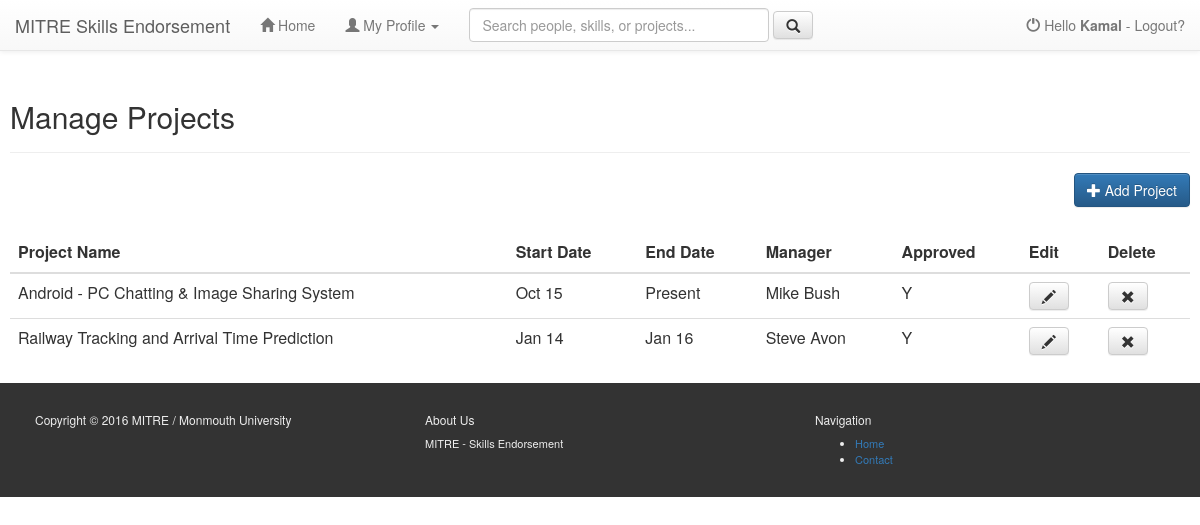
The page /user/manage_projects.php (signed in) on the database its author committed.
### tables this page shows
CREATE TABLE `projects` (
  `project_id` int(11) unsigned NOT NULL AUTO_INCREMENT,
  `user_id` int(11) DEFAULT NULL,
  `project_name` varchar(50) DEFAULT NULL,
  `project_desc` varchar(5000) DEFAULT NULL,
  `start_date` date DEFAULT NULL,
  `end_date` date DEFAULT NULL,
  `manager_user_id` int(11) DEFAULT NULL,
  `approved` char(1) DEFAULT 'N',
  PRIMARY KEY (`project_id`)
);

CREATE TABLE `users` (
  `user_id` int(11) NOT NULL AUTO_INCREMENT,
  `uname` varchar(50) NOT NULL DEFAULT '',
  `role` varchar(50) NOT NULL DEFAULT '',
  `psword` varchar(20) DEFAULT NULL,
  `fname` varchar(25) DEFAULT NULL,
  `lname` varchar(25) DEFAULT NULL,
  `gender` varchar(1) DEFAULT NULL,
  `email` varchar(50) DEFAULT NULL,
  `phone` varchar(15) DEFAULT NULL,
  `address` varchar(100) DEFAULT NULL,
  `state` varchar(2) DEFAULT NULL,
  `city` varchar(50) DEFAULT NULL,
  `zip` varchar(20) DEFAULT NULL,
  `registration_date` datetime DEFAULT NULL,
  `last_login` datetime DEFAULT NULL,
  `login_attempt` int(11) DEFAULT NULL,
  `blocked_time` datetime DEFAULT NULL,
  `approved_by_admin` varchar(1) DEFAULT NULL,
  `speciality` varchar(75) DEFAULT NULL,
  `speciality2` varchar(75) DEFAULT NULL,
  `job_title` varchar(25) DEFAULT NULL,
  `userdp` varchar(50) DEFAULT NULL,
  PRIMARY KEY (`user_id`,`uname`,`role`)
);

### user/classes/project.php (called while the page is built, shortened)
<?php
class project{
	public function getAllProjects($user_id){
	$dbc = mysqli_connect($GLOBALS['db_servername'], $GLOBALS['db_username'], $GLOBALS['db_password'], $GLOBALS['db_name']) or die("Not connected..");
		$q = "/*List of all projects*/
				select p.*, u.fname as manager_fname, u.lname as manager_lname from projects p
				inner join users u on p.manager_user_id=u.user_id
				where p.user_id=".$user_id. " order by p.end_date is not null, p.end_date desc, p.start_date desc";
		$r = mysqli_query($dbc,$q);
		if (isset($r) && mysqli_num_rows($r) >= 1)
		{
			return 	$r;
		}
		else
		{
			return null;
		}
	}
}

### user/manage_projects.php (the view, shortened to what this page needs)
<?php
include_once 'includes/header.php';
include_once 'classes/project.php';
?>
<?php
$objProject = new project();
$dbRow_Projects = $objProject->getAllProjects($userid);
?>
    <div class="container-fluid">
        <div class = "page-header">
            <h2>Manage Projects</h2>
        </div>
        <div class="pull-right">
            <a  role="button" class="btn btn-primary" href="addedit_project.php">
                <span class="glyphicon glyphicon-plus" aria-hidden="true"> </span> Add Project</span>
            </a>
        </div>
        <br/><br/><br/>
        <div class="table-responsive">
            <table class="table table-hover">
                <thead>
                    <tr>
                        <th>Project Name</th>
                        <th>Start Date</th>
                        <th>End Date</th>
                        <th>Manager</th>
                        <th>Approved</th>
                        <th>Edit</th>
                        <th>Delete</th>
                    </tr>
                </thead>
                <tbody>
<?php
while ( isset($dbRow_Projects) && $dbRow = mysqli_fetch_array($dbRow_Projects))
{
?>
                    <tr>
                        <td><?php echo $dbRow['project_name'];?></td>
                        <td>
	                        <?php
									$startDate = new DateTime($dbRow['start_date']);
									echo $startDate->format('M y');
	                        ?>
                        </td>
                        <td>
	                        <?php
									if (isset($dbRow['end_date'])) {
										$endDate = new DateTime($dbRow['end_date']);
										echo $endDate->format('M y'); }
									else
										echo 'Present';
	                        ?>
                        </td>
                        <td>
	                        <span class="text-capitalize">
	                        <?php echo $dbRow['manager_fname'] . ' ' . $dbRow['manager_lname']; ?></span>
                        </td>
                        <td>
	                        <span class="text-capitalize">
	                        <?php echo  substr($dbRow['approved'],0,1); ?></span>
                        </td>
                        <td>
                            <a role="button" href="addedit_project.php?project_id=<?php echo $dbRow['project_id'];?>" class="btn btn-default" aria-label="Left Align" >
                                <span class="glyphicon glyphicon-pencil" aria-hidden="true"></span>
                            </a>
                        </td>
                        <td>
                            <a role="button" href="delete_project.php?project_id=<?php echo $dbRow['project_id'];?>" class="btn btn-default" aria-label="Left Align">
                                <span class="glyphicon glyphicon-remove" aria-hidden="true"></span>
                            </a>
                        </td>
                    </tr>
<?php } ?>
                </tbody>
            </table>
        </div>
    </div>
<?php
include_once 'includes/footer.php';
?>

### user/includes/stylesmain.css (style rules this page uses)
body { -webkit-font-smoothing: antialiased; text-rendering: optimizelegibility; //padding-top: 30px; //margin-left: 10px; //margin-right: 10px; //margin-bottom: 15px; }
body > .container-fluid { padding: 60px 10px 0px 10px; }

### rows shown on the page
projects: project_name "Android - PC Chatting & Image Sharing System", start_date "Oct 15", shows "Present", users.fname "Mike", users.lname "Bush", approved "Y"
projects: project_name "Railway Tracking and Arrival Time Prediction", start_date "Jan 14", end_date "Jan 16", users.fname "Steve", users.lname "Avon", approved "Y"

### other values the page prints
$fname "Kamal"
